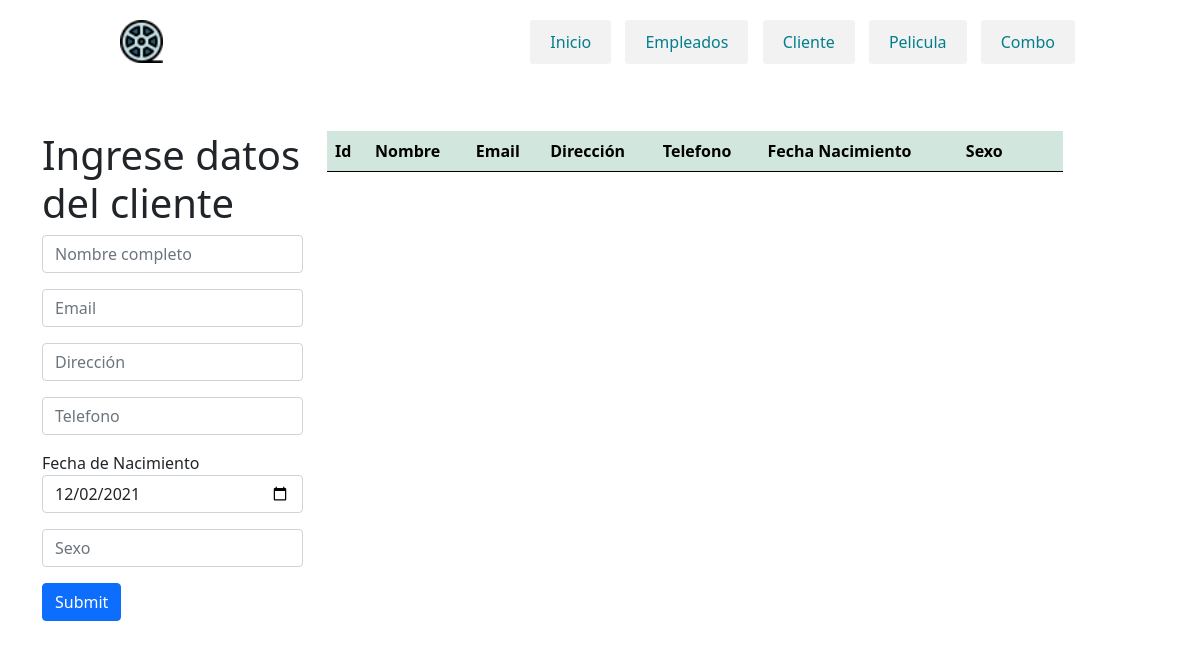
Page /cliente.php on the earlier database version.
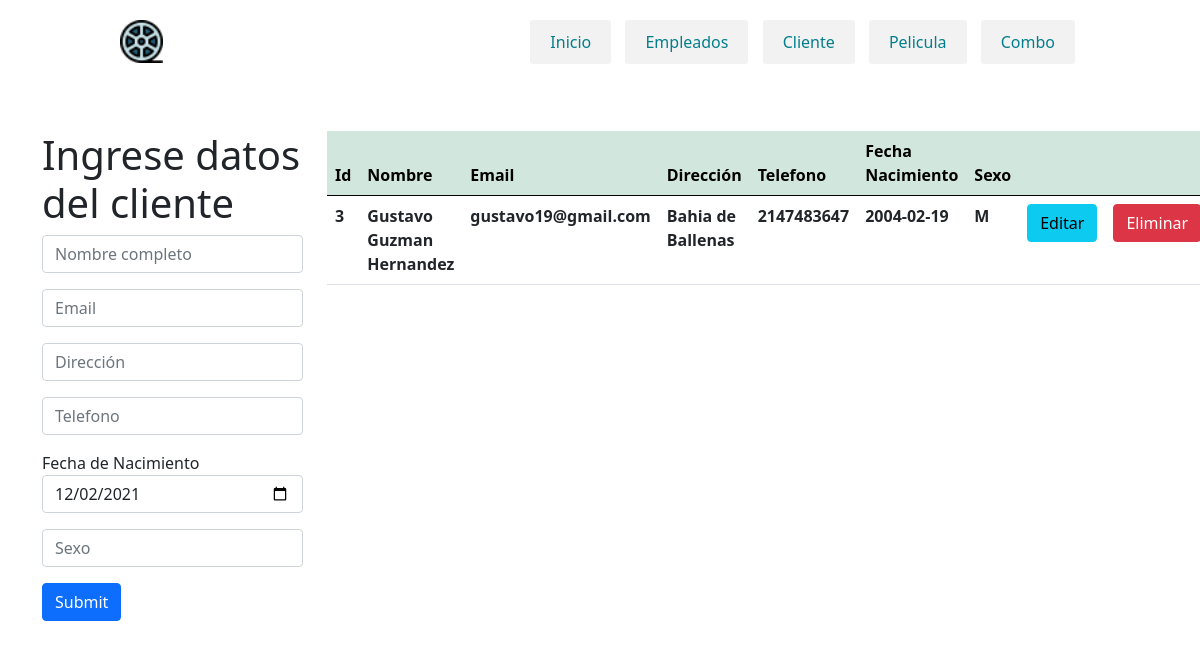
Same page on the later database version.
### tables this page shows
CREATE TABLE `cliente` (
  `id` int(7) NOT NULL,
  `nombre` varchar(50) NOT NULL,
  `email` varchar(50) NOT NULL,
  `direccion` varchar(100) NOT NULL,
  `telefono` int(15) NOT NULL,
  `fecha_nacimiento` date NOT NULL,
  `sexo` varchar(1) NOT NULL
);

### cliente.php (the view, shortened to what this page needs)
<?php
    $con=conectar();
    include('header.php');
    $sql="SELECT * FROM `cliente`";
    $query=mysqli_query($con,$sql);
?>
<!DOCTYPE html>
<html lang="en">
    <head>
        <link href="css/style.css" rel="stylesheet">
        <link href="https://cdn.jsdelivr.net/npm/bootstrap@5.0.0-beta1/dist/css/bootstrap.min.css" rel="stylesheet">
    </head>
    <body>
            <div class="container mt-5">
                    <div class="row">
                        <div class="col-md-3">
                            <h1>Ingrese datos del cliente</h1>
                            <form action="insertarc.php" method="POST">
                                    <input type="text" class="form-control mb-3" name="nombre" placeholder="Nombre completo">
                                    <input type="text" class="form-control mb-3" name="email" placeholder="Email">
                                    <input type="text" class="form-control mb-3" name="direccion" placeholder="Dirección">
                                    <input type="text" class="form-control mb-3" name="telefono" placeholder="Telefono">
                                    Fecha de Nacimiento<input type="date" class="form-control mb-3" name="fecha_nacimiento" step="1" min="1910-01-01" max="2021-12-01" value="<?php echo date("Y-m-d");?>">
                                    <input type="text" class="form-control mb-3" name="sexo" placeholder="Sexo">
                                    <input type="submit" class="btn btn-primary">
                                </form>
                        </div>
                        <div class="col-md-8">
                            <table class="table" >
                                <thead class="table-success table-striped" >
                                    <tr>
                                        <th>Id</th>
                                        <th>Nombre</th>
                                        <th>Email</th>
                                        <th>Dirección</th>
                                        <th>Telefono</th>
                                        <th>Fecha Nacimiento</th>
                                        <th>Sexo</th>
                                        <th></th>
                                        <th></th>
                                    </tr>
                                </thead>
                                <tbody>
                                        <?php
                                            while($row=mysqli_fetch_array($query)){
                                        ?>
                                            <tr>
                                                <th><?php  echo $row['id']?></th>
                                                <th><?php  echo $row['nombre']?></th>
                                                <th><?php  echo $row['email']?></th>
                                                <th><?php  echo $row['direccion']?></th>
                                                <th><?php  echo $row['telefono']?></th>
                                                <th><?php  echo $row['fecha_nacimiento']?></th>
                                                <th><?php  echo $row['sexo']?></th>
                                                <th><a href="actualizarc.php?id=<?php echo $row['id'] ?>" class="btn btn-info">Editar</a></th>
                                                <th><a href="deletec.php?id=<?php echo $row['id'] ?>" class="btn btn-danger">Eliminar</a></th>
                                            </tr>
                                        <?php
                                            }
                                        ?>
                                </tbody>
                            </table>
                        </div>
                    </div>
            </div>
    </body>
</html>

### header.php (shortened to what this page needs)
<!DOCTYPE html>
<html lang="en">
<head>
	<link rel="stylesheet" href="estilos.css">
</head>
<body>
	<header>
		<div class="wrapp">
			<div class="logo">
				<a href="#"><img src="img/carrete-de-cine.png" alt="FalconMasters"></a>
			</div>
			<nav>
				<ul>
					<li><a href="index.php">Inicio</a></li>
					<li><a href="empleado.php">Empleados</a></li>
					<li><a href="cliente.php">Cliente</a></li>
					<li><a href="pelicula.php">Pelicula</a></li>
					<li><a href="combo.php">Combo</a></li>
				</ul>
			</nav>
		</div>
	</header>

### estilos.css (style rules this page uses)
* { -webkit-box-sizing: border-box; -moz-box-sizing: border-box; box-sizing: border-box; margin:0px; padding:0px; }
body { background:#f2f2f2; color:#333; font-family:Arial, helvetica, sans-serif; }
a { text-decoration: none; color:#0011ff; }
.wrapp { max-width: 1000px; width:80%; margin:auto; overflow: hidden; }
header { width: 100%; height: 83px; padding:20px 0; background: #fff; overflow: hidden; }
.logo { width: 43px; float: left; }
.logo img { width:100%; vertical-align: top; }
nav { float: right; }
nav ul li { display: inline-block; margin:0px 5px; }
nav ul li a { display: block; background: #f2f2f2; color: #037E8C; padding:10px 20px; text-decoration: none; border-radius:3px; transition:all 300ms ease; }

### style.css (style rules this page uses)
* { margin: 0; padding: 0; }

Differences in the rows shown:
added cliente: id "3", nombre "Gustavo Guzman Hernandez", email "gustavo19@gmail.com", direccion "Bahia de Ballenas", telefono "2147483647", fecha_nacimiento "2004-02-19", sexo "M"
